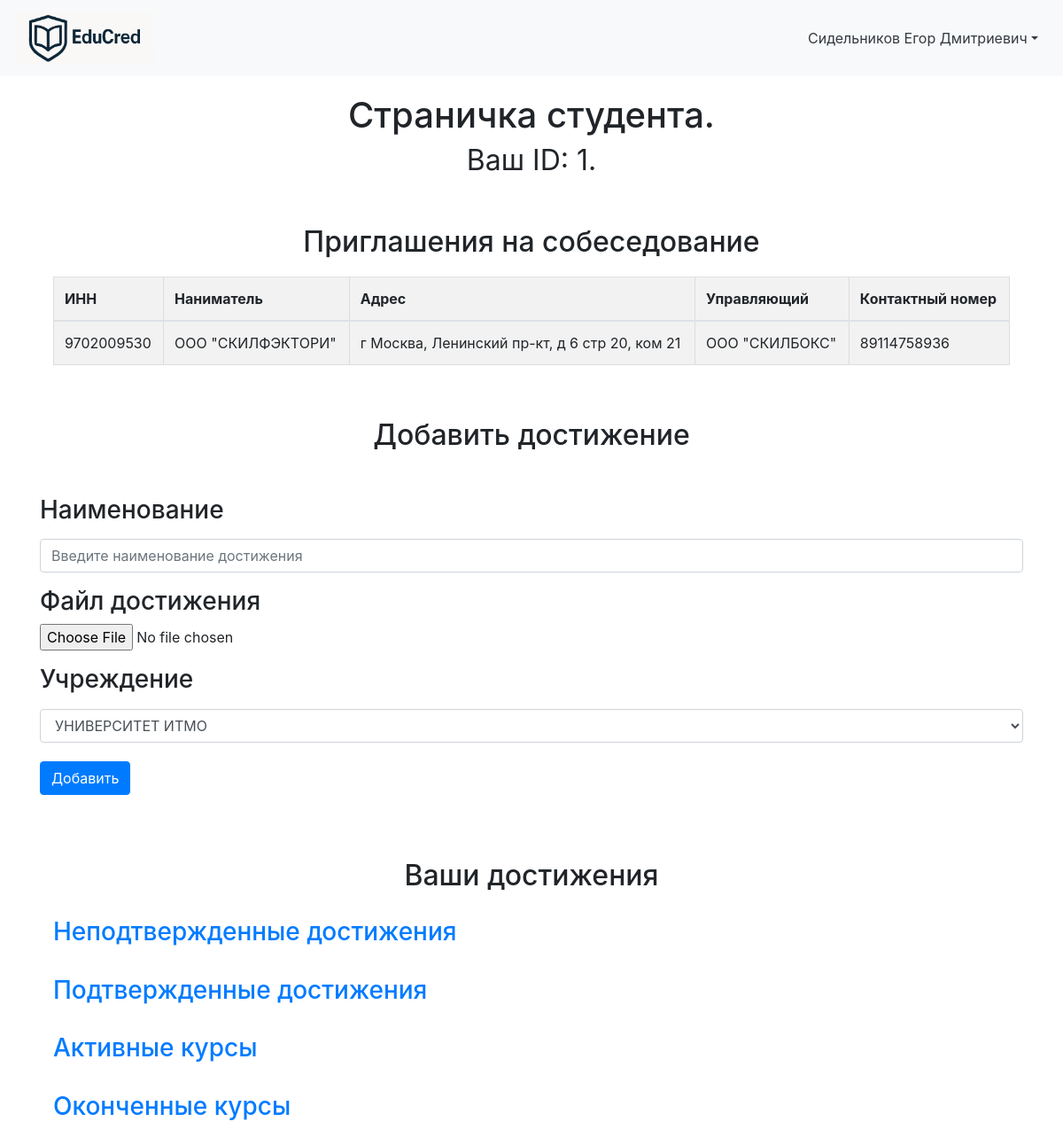
The app's page /student_workspace (signed in) with its own data.
### data/Students.py (models this page shows)
class Student(SqlAlchemyBase, UserMixin, SerializerMixin):
    __tablename__ = "students"
    id = sqlalchemy.Column(sqlalchemy.Integer, primary_key=True, autoincrement=True)
    user_id = sqlalchemy.Column(sqlalchemy.Integer, sqlalchemy.ForeignKey("users.id"), nullable=False)
    student_nsp = sqlalchemy.Column(sqlalchemy.String, nullable=False)
    born = sqlalchemy.Column(sqlalchemy.DateTime, nullable=False)
    phone_num = sqlalchemy.Column(sqlalchemy.String, nullable=False)
    about = sqlalchemy.Column(sqlalchemy.String, nullable=True)
    employer_id = sqlalchemy.Column(sqlalchemy.String, nullable=True)
    user = orm.relationship("User", back_populates="student")
    achievements = orm.relationship("Achievement", back_populates="student")

### data/Employers.py (models this page shows)
class Employer(SqlAlchemyBase, UserMixin, SerializerMixin):
    __tablename__ = "employers"
    id = sqlalchemy.Column(sqlalchemy.Integer, primary_key=True, autoincrement=True)
    user_id = sqlalchemy.Column(sqlalchemy.Integer, sqlalchemy.ForeignKey("users.id"))
    INN = sqlalchemy.Column(sqlalchemy.Integer, nullable=False)
    title = sqlalchemy.Column(sqlalchemy.String, nullable=True)
    address = sqlalchemy.Column(sqlalchemy.String, nullable=True)
    boss_nsp = sqlalchemy.Column(sqlalchemy.String, nullable=True)
    phone_num = sqlalchemy.Column(sqlalchemy.String, nullable=True)
    scope = sqlalchemy.Column(sqlalchemy.String, nullable=True)
    user = orm.relationship("User", back_populates="employer")

### server.py (the view, shortened to what this page needs)
@app.route('/student_workspace', methods=['GET', 'POST'])
@login_required
def student_workspace():
    try:
        db_sess = db_session.create_session()
        user = db_sess.query(User).get(current_user.id)
        student = user.student
        form = UploadProjectForm()
        approved_achievements_data = []
        nonapproved_achievements_data = []
        active_courses_data = []
        inactive_courses_data = []
        employers_ids = []
        employers_data = []
        student_fullname = student.student_nsp.strip()
        univers = db_sess.query(University).all()
        form.univer_title.choices = [(u.title, u.title) for u in univers]
        if student.employer_id:
            employers_ids = list(map(int, student.employer_id.split(';')))
        employers = db_sess.query(Employer).filter(
            Employer.id.in_(employers_ids)
        ).all()
        for e in employers:
            employers_data.append({
                'INN': e.INN,
                'title': e.title,
                'address': e.address,
                'boss_nsp': e.boss_nsp,
                'phone_num': e.phone_num
            })
        approved_achievements = db_sess.query(Achievement).filter(
            Achievement.student_id == student.id,
            Achievement.approve_path.isnot(None),
            Achievement.approve_path != "Not Required"
        ).all()
        nonapproved_achievements = db_sess.query(Achievement).filter(
            Achievement.student_id == student.id,
            Achievement.approve_path.is_(None)
        ).all()
        active_courses = db_sess.query(Achievement).filter(
            Achievement.student_id == student.id,
            Achievement.approve_path == "Not Required",
            Achievement.end_date.is_(None),
        ).all()
        inactive_courses = db_sess.query(Achievement).filter(
            Achievement.student_id == student.id,
            Achievement.end_date.isnot(None),
            Achievement.end_date != "",
            Achievement.approve_path == "Not Required"
        ).all()
        for a in approved_achievements:
            university = db_sess.query(University).filter(University.id == a.university_id).first()
            approved_achievements_data.append({
                'token': a.token,
                'title': a.title,
                'university_title': university.title if university else "",
                'student_id': student.id,
                'file_path': a.file_path,
                'approve': a.approve_path
            })
        for a in nonapproved_achievements:
            university = db_sess.query(University).filter(University.id == a.university_id).first()
            nonapproved_achievements_data.append({
                'title': a.title,
                'university_title': university.title if university else "",
                'student_id': student.id,
                'file_path': a.file_path,
            })
        for a in active_courses:
            university = db_sess.query(University).filter(University.id == a.university_id).first()
            active_courses_data.append({
                'title': a.title,
                'university_title': university.title if university else "",
                'student_id': student.id,
            })
        for a in inactive_courses:
            university = db_sess.query(University).filter(University.id == a.university_id).first()
            inactive_courses_data.append({
                'token': a.token,
                'title': a.title,
                'university_title': university.title if university else "",
                'student_id': student.id,
                'file_path': a.file_path,
            })
        session['student_id_current'] = student.id
        return render_template('student_workspace.html',
                               form=form,
                               joined_title=student_fullname,
                               student_id=student.id,
                               approved_achievements=approved_achievements_data,
                               nonapproved_achievements=nonapproved_achievements_data,
                               active_courses=active_courses_data,
                               inactive_courses=inactive_courses_data,
                               employers=employers_data,
                               style=url_for('static', filename='css/style.css'),
                               title='Студент')
    except Exception as e:
        flash(f'Произошла неизвестная ошибка, попробуйте ещё раз', 'danger')
        app.logger.error(e)
        return render_template('home.html', token=None, result=None, university=None, title='Главная')

### data/upload_project_form.py
class UploadProjectForm(FlaskForm):
    name = StringField("Наименование", validators=[DataRequired()])
    file = FileField("Загрузить", validators=[FileRequired('Пустой файл!')])
    univer_title = SelectField("Учреждение", choices=[], validators=[DataRequired()])
    submit = SubmitField("Добавить")

### data/db_session.py (called while the page is built)
def create_session() -> Session:
    global __factory
    return __factory()

### server.py (called while the page is built)
@login_manager.user_loader
def load_user(user_id):
    db_sess = db_session.create_session()
    return db_sess.query(User).get(user_id)

### templates/student_workspace.html (shortened to what this page needs)
{% extends "workspace_base.html" %}
{% block content %}
<h1 align="center">Страничка студента.<br><small>Ваш ID: {{ student_id }}.</small></h1>
<div class="container">
    <br>
    <h2 align="center">Приглашения на собеседование</h2>
    {% if employers %}
    <div class="table-box">
        <table class="table table-striped">
            <thead>
            <tr>
                <th>ИНН</th>
                <th>Наниматель</th>
                <th>Адрес</th>
                <th>Управляющий</th>
                <th>Контактный номер</th>
            </tr>
            </thead>
            <tbody>
            {% for emp in employers %}
            <tr>
                <td>{{ emp.INN }}</td>
                <td>{{ emp.title }}</td>
                <td>{{ emp.address }}</td>
                <td>{{ emp.boss_nsp }}</td>
                <td>{{ emp.phone_num }}</td>
            </tr>
            {% endfor %}
            </tbody>
        </table>
    </div>
    {% endif %}
</div>
<br>
<h2 align="center">Добавить достижение</h2>
<br>
<form method="POST" enctype="multipart/form-data">
    <div class="form-group">
        <h3>{{ form.name.label }}</h3>
        <p>{{ form.name(class="form-control", placeholder="Введите наименование достижения") }}</p>
        <h3>Файл достижения</h3>
        <p>{{ form.file()}}</p>
        <h3>{{ form.univer_title.label }}</h3>
        <p>{{ form.univer_title(class="form-control") }}</p>
        <p>{{ form.submit(class="btn btn-primary mb-2") }}</p>
    </div>
</form>
<br>
<br>
<h2 align="center">Ваши достижения</h2>
<div class="container">
    <a class="d-block fw-bold text-decoration-none"
       data-bs-toggle="collapse"
       href="#unconfirmed"
       role="button"
       aria-expanded="false"
       aria-controls="unconfirmed"><h3>Неподтвержденные достижения</h3></a>
    <br>
    <a class="d-block fw-bold text-decoration-none"
       data-bs-toggle="collapse"
       href="#confirmed"
       role="button"
       aria-expanded="false"
       aria-controls="confirmed">
        <h3>Подтвержденные достижения</h3>
    </a>
    <br>
    <a class="d-block fw-bold text-decoration-none"
       data-bs-toggle="collapse"
       href="#active"
       role="button"
       aria-expanded="false"
       aria-controls="active">
        <h3>Активные курсы</h3>
    </a>
    <br>
    <a class="d-block fw-bold text-decoration-none"
       data-bs-toggle="collapse"
       href="#completed"
       role="button"
       aria-expanded="false"
       aria-controls="completed">
        <h3>Оконченные курсы</h3>
    </a>
</div>
{% endblock %}

### templates/workspace_base.html (shortened to what this page needs)
<!doctype html>
<html lang="en">
<head>
    <link rel="stylesheet" type="text/css" href="{{ style }}"/>
    <link
            rel="stylesheet"
            href="https://stackpath.bootstrapcdn.com/bootstrap/4.4.1/css/bootstrap.min.css"
    >
</head>
<body>
<header>
    <nav class="navbar navbar-light bg-light">
        <a class="navbar-brand" href="{{ url_for('home') }}">
            <img src="{{ url_for('static', filename='images/EduCred_logo.png') }}"
                 alt="EduCred"
                 height="60">
        </a>
        <aside class="col-3 bg-light border-end p-3 d-flex flex-column">
            <div class="dropdown">
                <a
                        href="#"
                        class="d-flex align-items-center text-decoration-none text-dark dropdown-toggle"
                        id="userMenu"
                        data-toggle="dropdown"
                        aria-haspopup="true"
                        aria-expanded="false"
                >
                    <span>{{ joined_title }}</span>
                </a>
            </div>
        </aside>
    </nav>
</header>
<main role="main" class="container">
    {% block content %}{% endblock %}
</main>
</body>
</html>

### static/css/style.css (style rules this page uses)
.btn { display: inline-block; padding: 6px 12px; margin: 5px 0; font-size: 16px; font-weight: bold; background-color: #4CAF50; color: white; border: none; text-decoration: none; cursor: pointer; border-radius: 4px; }
.container { max-width: 900px; margin: 0 auto; padding: 20px; }
.table-box table { width: 100%; border-collapse: collapse; margin-top: 20px; }
.table-box th, .table-box td { border: 1px solid #ddd; padding: 8px; text-align: left; }
.table-box th { background-color: #f2f2f2; }
.d-flex { display: flex; }

### records on screen
Student: student_nsp "Сидельников Егор Дмитриевич"
Employer: INN "9702009530", title "ООО \"СКИЛФЭКТОРИ\"", address "г Москва, Ленинский пр-кт, д 6 стр 20, ком 21", boss_nsp "ООО \"СКИЛБОКС\"", phone_num "89114758936"

### other values on screen
{{ student_id }} "1"
